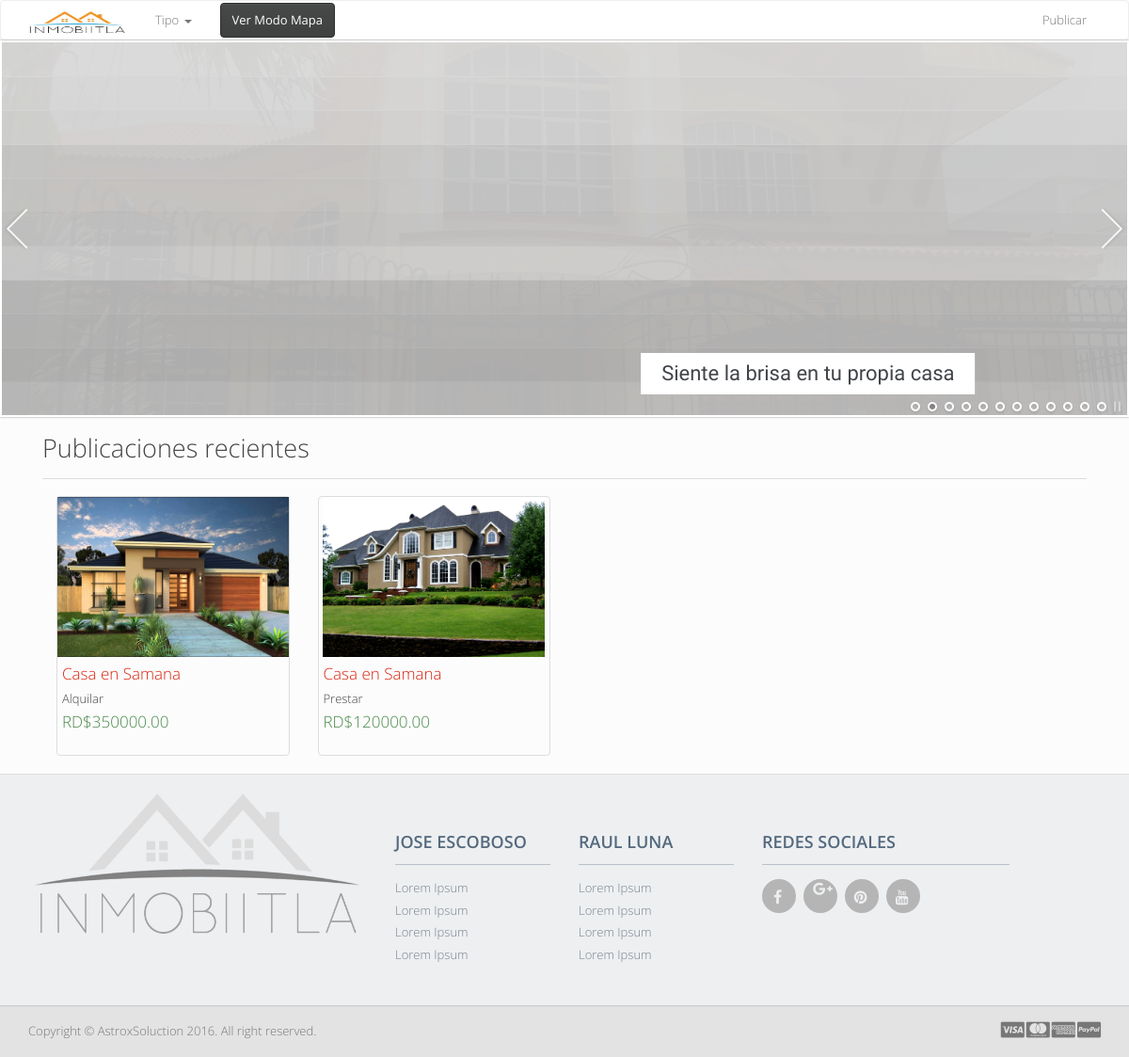
Page /publicacion/listar/2/Finca on the committed database.
### tables this page shows
CREATE TABLE IF NOT EXISTS `publicacion` (
  `idpublicacion` int(10) NOT NULL AUTO_INCREMENT,
  `titulo` varchar(70) NOT NULL,
  `direccion` text NOT NULL,
  `tipo` varchar(45) NOT NULL,
  `precio` decimal(13,2) NOT NULL,
  `accion` int(10) unsigned NOT NULL COMMENT 'v= vender, a= alquilar',
  `descripcion` varchar(255) NOT NULL,
  `LTN` double DEFAULT NULL,
  `LGT` double DEFAULT NULL,
  `idusuario` int(10) unsigned NOT NULL,
  `estatus` enum('D','A') NOT NULL DEFAULT 'A',
  PRIMARY KEY (`idpublicacion`) USING BTREE,
  KEY `FK_usupub` (`idusuario`)
);

CREATE TABLE IF NOT EXISTS `accion` (
  `id` int(10) unsigned NOT NULL AUTO_INCREMENT,
  `nombre` varchar(60) NOT NULL,
  PRIMARY KEY (`id`) USING BTREE
);

### application/controllers/Publicacion.php (called while the page is built, shortened)
<?php
class Publicacion extends CI_Controller{
  public function __construct()
  {
    $this->load->helper(array('funciones'));
    $this->load->model(array('Publicaciones_model','Usuario_model'));
  }
  function listar($id,$nombre){
    $data['publicaciones'] = $this->Publicaciones_model->filtro($id);
    $data['nopaginacion'] = true;
    $this->load->view('secciones/v_principal', $data);
  }
}

### index.php (called while the page is built, shortened)
<?php
require_once BASEPATH.'core/CodeIgniter.php';

### application/models/Publicaciones_model.php (called while the page is built, shortened)
<?php
class Publicaciones_model extends CI_Model{
function filtro($tipo){
  $consulta =  $this->db->query("SELECT p.idpublicacion,p.titulo, p.direccion, p.precio, p.descripcion, p.ltn, p.lgt, p.idusuario,p.estatus,p.LTN,p.LGT, a.nombre as accion, t.nombre as tipo  FROM publicacion p
    INNER JOIN tipo t ON p.tipo = t.id
    INNER JOIN accion a ON p.accion = a.id
    WHERE idusuario in (SELECT idusuario FROM usuario WHERE estatus = 'A') AND estatus = 'A' AND p.tipo=$tipo ORDER BY idpublicacion DESC");
    return $consulta->result();
}
}

### application/helpers/funciones_helper.php (called while the page is built)
<?php
function urls_amigables($url) {
  $url = strtolower($url);
  $buscar = array('á', 'é', 'í', 'ó', 'ú', 'ñ');
  $cambiar = array('a', 'e', 'i', 'o', 'u', 'n');
  $url = str_replace ($buscar, $cambiar, $url);
  $buscar = array(' ', '&', '\r\n', '\n', '+');
  $url = str_replace ($buscar, '-', $url);
  $buscar = array('/[^a-z0-9\-<>]/', '/[\-]+/', '/<[^>]*>/');
  $cambiar = array('', '-', '');
  $url = preg_replace ($buscar, $cambiar, $url);
  return $url;
}

### application/views/secciones/v_principal.php (the view, shortened to what this page needs)
<section>
  <div class="container">
    <div class="col-md-12">
      <h2>Publicaciones recientes</h2>
      <hr>
      <?php
        foreach ($publicaciones as $v) {
      ?>
      <div class="col-md-3" >
        <div class="pub thumbnail imagenPublicacion">
          <img src="<?php echo base_url('upload/').$v->idpublicacion."_1.png";?>" class="img-responsive">
            <div class="info">
                <h4><a href="<?php echo base_url('publicacion/ver/'.$v->idpublicacion.'/'.urls_amigables($v->titulo)); ?>"><?php echo $v->titulo; ?></a>
                </h4>
                <h5><?php echo $v->accion;?></h5>
                <h4 class="text-success">RD$<?php echo $v->precio; ?></h4>
            </div>
        </div>
      </div>
      <?php } ?>
<div class="col-md-12">
</div>
    </div>
  </div>
</section>

### public/css/inmobi.css (style rules this page uses)
.thumbnail { padding: 0; }
.pub { height: 276px!important; }
.imagenPublicacion img { max-width: 100%; height: 170px; }
.info { margin: 5px; }
.info h4 { word-wrap: break-word; }

### rows in the picture
publicacion: shows a picture, titulo "Casa en Samana", accion.nombre "Alquilar", precio "350000.00"
publicacion: shows a picture, titulo "Casa en Samana", accion.nombre "Prestar", precio "120000.00"
